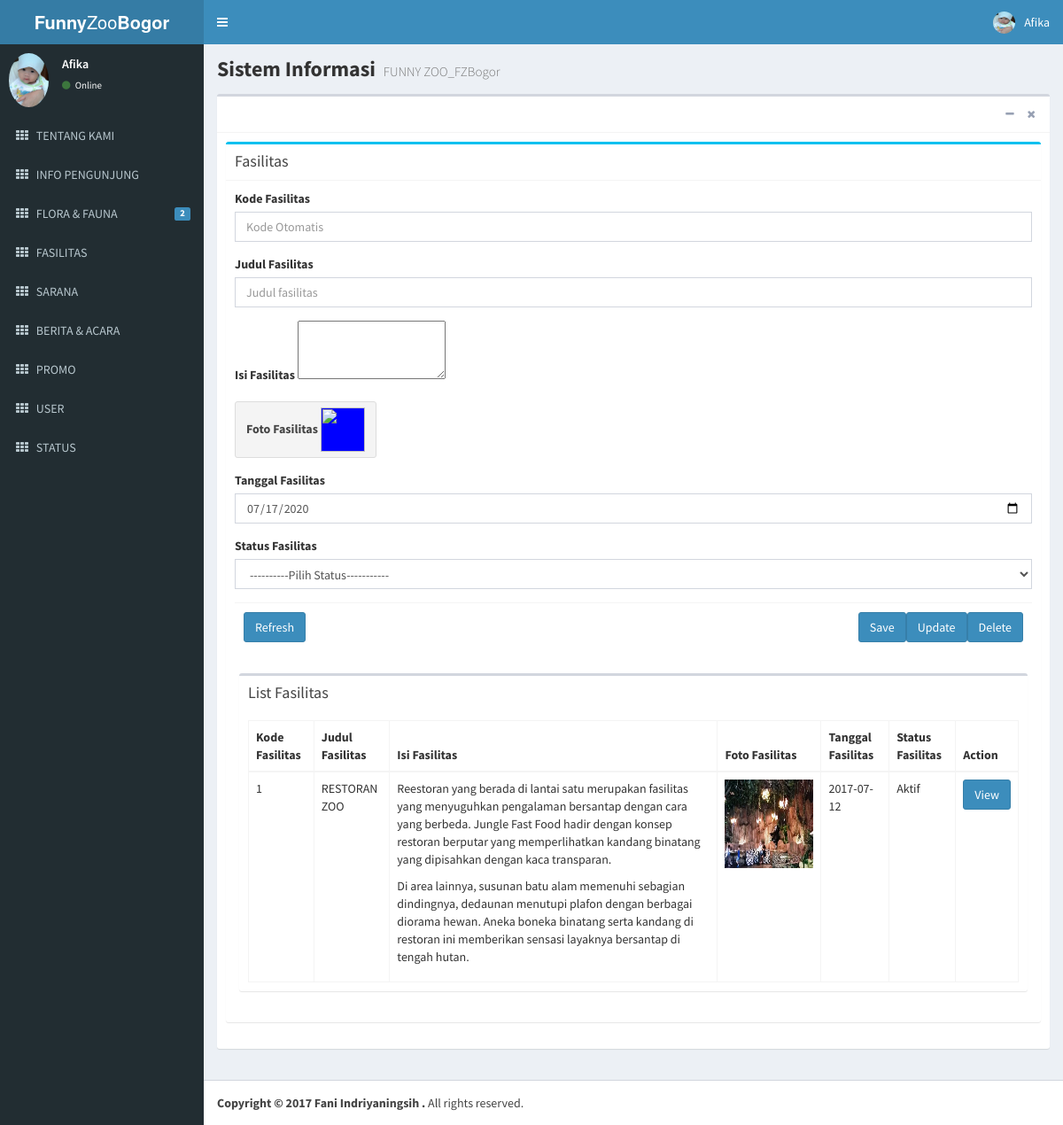
The page /funny_zoo/index3.php?id=5 (signed in) on the database its author committed.
### tables this page shows
CREATE TABLE `tbl_fasilitas` (
  `kd_fasilitas` int(11) NOT NULL,
  `judul_fasilitas` varchar(50) NOT NULL,
  `isi_fasilitas` text NOT NULL,
  `foto_fasilitas` varchar(50) NOT NULL,
  `tgl_fasilitas` date NOT NULL,
  `kd_status` int(11) NOT NULL
);

CREATE TABLE `tbl_status` (
  `kd_status` int(11) NOT NULL,
  `status` varchar(50) NOT NULL
);

### funny_zoo/web_fasilitas.php (the view, shortened to what this page needs)
          <div class="box box-info">
            <div class="box-header with-border">
              <h3 class="box-title">Fasilitas</h3>
            </div>
            <div class="box-body" >
              <form role="form" action="" method="post" enctype="multipart/form-data">
              <div class="form-group">
                  <label>Kode Fasilitas</label>
                  <input class="form-control" type="text" name="kd_fasilitas" placeholder="Kode Otomatis" value="<?php echo $data3->kd_fasilitas; ?>"></input>
                </div>
                <div class="form-group">
                  <label>Judul Fasilitas</label>
                  <input class="form-control" type="text" name="judul_fasilitas" placeholder="Judul fasilitas" value="<?php echo $data3->judul_fasilitas; ?>"></input>
                </div>
                <div class="form-group">
                  <label>Isi Fasilitas</label>
                  <textarea id="ckeditor" class="ckeditor" type="text" rows="3" name="isi_fasilitas"><?php echo $data3->isi_fasilitas; ?></textarea>
                </div>
                <div class="form-group">
                <div class="btn btn-default btn-file">
                  <label>Foto Fasilitas</label>
                  <img src="images/fasilitas/<?php echo $data3->foto_fasilitas; ?>" style="width:50px;height:50px;background-color:blue;"></img>
                </div>
                </div>
                <div class="form-group">
                  <label>Tanggal Fasilitas</label>
                   <input type="date" name="tgl_fasilitas" class="form-control" value="<?php echo date('Y-m-d') ?>">
                </div>
                <div class="form-group">
                  <label>Status Fasilitas</label>
                  <select name="kd_status" class="form-control" >
                    <option value="">----------Pilih Status-----------</option>
                    </select>
                </div>
              <div class="box-footer">
                <a class="btn btn-primary" href="index3.php?id=5">Refresh</a>
                <input type="submit" name="hapus" value="Delete" class="btn btn-primary pull-right">
                <input type="submit" name="ubah" value="Update" class="btn btn-primary pull-right">
                <input type="submit" name="simpan" value="Save" class="btn btn-primary pull-right">
              </div>
            </form>
          </div>
<section class="content">
      <div class="row">
        <div class="col-xs-12">
          <div class="box">
            <div class="box-header">
              <h3 class="box-title">List Fasilitas</h3>
            </div>
            <div class="box-body">
              <table class="table table-bordered table-hover">
                <thead>
                <tr>
                    <th>Kode Fasilitas</th>
                    <th>Judul Fasilitas</th>
                    <th>Isi Fasilitas</th>
                    <th>Foto Fasilitas</th>
                    <th>Tanggal Fasilitas</th>
                    <th>Status Fasilitas</th>
                    <th>Action</th>
                </tr>
                </thead>
                <tbody>
                      <?php
                        include('koneksi.php');
                        $sql="SELECT * FROM tbl_fasilitas";
                        $run=mysqli_query($koneksi,$sql);
                        while($data=mysqli_fetch_object($run))
                        {
                      ?>
                      <tr>
                        <td><?php echo $data->kd_fasilitas; ?></td>
                        <td><?php echo $data->judul_fasilitas; ?></td>
                        <td><?php echo $data->isi_fasilitas; ?></td>
                        <td><img width="100px" height="100px" src="images/fasilitas/<?php echo $data->foto_fasilitas; ?>"></td>
                        <td><?php echo $data->tgl_fasilitas; ?></td>
                        <td>
                          <?php
                              $sql2="select * from tbl_status where kd_status ='".$data->kd_status ."'";
                              $query2=mysqli_query($koneksi,$sql2);
                              $data2=mysqli_fetch_object($query2);
                              echo $data2->status;
                          ?>
                        </td>
                        <td>
                          <a class="btn btn-primary" href="index3.php?id=5&kode=<?php echo $data->kd_fasilitas ?>">View</a>
                        </td>
                      </tr>
                      <?php
                      }
                      ?>
                </tbody>
                </table>
               </div>
            </div>
        </div>
    </div>
</section>

### rows shown on the page
tbl_fasilitas: kd_fasilitas "1", judul_fasilitas "RESTORAN ZOO", isi_fasilitas "Reestoran yang berada di lantai satu merupakan fasilitas yang menyuguhkan pengalaman bersantap dengan cara yang berbeda. Jungle Fast Food hadir dengan konsep restoran berputar yang memperlihatkan kandang binatang yang dipisahkan dengan kaca transparan. Di area lainnya, susunan batu alam memenuhi sebagian dindingnya, dedaunan menutupi plafon dengan berbagai diorama hewan. Aneka boneka binatang serta kandang di restoran ini memberikan sensasi layaknya bersantap di tengah hutan.", foto_fasilitas (picture), tgl_fasilitas "2017-07-12", tbl_status.status "Aktif"

### other values the page prints
$_SESSION['nama_user'] "Afika"
